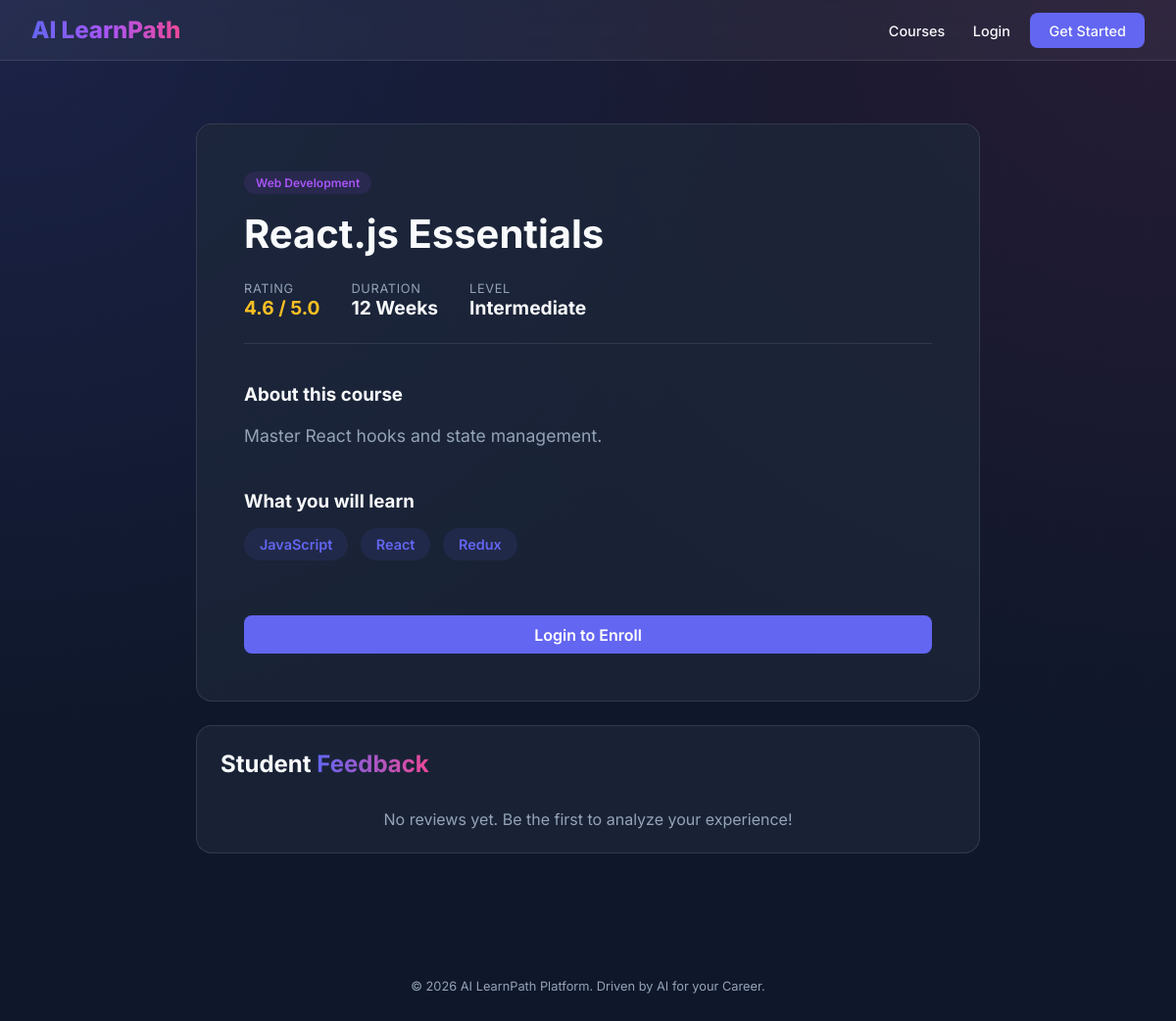
Page /course/4/ on the committed database.
### core/models.py (models this page shows, shortened)
class Course(models.Model):
    title = models.CharField(max_length=200)
    description = models.TextField()
    category = models.CharField(max_length=100)
    skills_taught = models.ManyToManyField(Skill, related_name="courses")
    popularity_score = models.FloatField(default=0.0)
    image_url = models.CharField(max_length=500, blank=True, null=True)

class Skill(models.Model):
    name = models.CharField(max_length=100, unique=True)

### core/views.py (the view, shortened to what this page needs)
# urls.py: path('course/<int:pk>/', core_views.course_detail, name='course_detail'),
def course_detail(request, pk):
    course = get_object_or_404(Course, pk=pk)
    is_enrolled = False
    if request.user.is_authenticated:
        is_enrolled = Enrollment.objects.filter(student=request.user.studentprofile, course=course).exists()
    reviews = course.reviews.all().order_by('-created_at')
    return render(request, 'core/course_detail.html', {'course': course, 'is_enrolled': is_enrolled, 'reviews': reviews})

### templates/core/course_detail.html (shortened to what this page needs)
{% extends 'base.html' %}
{% block content %}
<div style="max-width: 800px; margin: 4rem auto;">
    <div class="card" style="padding: 3rem;">
        <span class="tag" style="background: rgba(168, 85, 247, 0.1); color: #a855f7; margin-bottom: 1rem;">{{ course.category }}</span>
        <h1 style="font-size: 2.5rem; margin-bottom: 1.5rem;">{{ course.title }}</h1>
        <div style="display: flex; gap: 2rem; margin-bottom: 2.5rem; border-bottom: 1px solid var(--glass-border); padding-bottom: 1.5rem;">
            <div>
                <div class="stat-label">Rating</div>
                <div style="color: #fbbf24; font-weight: 700; font-size: 1.2rem;">{{ course.popularity_score }} / 5.0</div>
            </div>
            <div>
                <div class="stat-label">Duration</div>
                <div style="font-weight: 700; font-size: 1.2rem;">12 Weeks</div>
            </div>
            <div>
                <div class="stat-label">Level</div>
                <div style="font-weight: 700; font-size: 1.2rem;">Intermediate</div>
            </div>
        </div>
        <h3 style="margin-bottom: 1rem;">About this course</h3>
        <p style="color: var(--text-muted); line-height: 1.7; font-size: 1.1rem; margin-bottom: 2.5rem;">
            {{ course.description }}
        </p>
        <h3 style="margin-bottom: 1rem;">What you will learn</h3>
        <div style="margin-bottom: 3rem;">
            {% for skill in course.skills_taught.all %}
                <span class="tag" style="font-size: 0.9rem; padding: 0.5rem 1rem;">{{ skill.name }}</span>
            {% endfor %}
        </div>
        {% if user.is_authenticated %}
            {% if is_enrolled %}
                <button class="btn-primary" style="width: 100%; opacity: 0.7; cursor: not-allowed;" disabled>Already Enrolled</button>
            {% else %}
                <a href="{% url 'enroll_course' course.id %}" class="btn-primary" style="width: 100%; display: block; text-align: center; text-decoration: none;">Enroll Now</a>
            {% endif %}
        {% else %}
            <a href="{% url 'login' %}" class="btn-primary" style="width: 100%; display: block; text-align: center; text-decoration: none;">Login to Enroll</a>
        {% endif %}
    </div>
    <div class="card">
        <h2 style="margin-bottom: 2rem;">Student <span class="gradient-text">Feedback</span></h2>
        <div class="reviews">
            {% for review in reviews %}
            <div style="margin-bottom: 2rem; padding: 1rem; background: rgba(255,255,255,0.03); border-radius: 0.5rem;">
                <div style="display: flex; justify-content: space-between; align-items: center; margin-bottom: 0.5rem;">
                    <strong>{{ review.student.user.username }}</strong>
                    <div>
                        <span class="tag" style="background:
                            {% if review.sentiment == 'Positive' %}rgba(34, 197, 94, 0.1){% elif review.sentiment == 'Negative' %}rgba(239, 68, 68, 0.1){% else %}rgba(148, 163, 184, 0.1){% endif %};
                            color: {% if review.sentiment == 'Positive' %}#22c55e{% elif review.sentiment == 'Negative' %}#ef4444{% else %}#94a3b8{% endif %};">
                            AI Sentiment: {{ review.sentiment }}
                        </span>
                        <span style="color: #fbbf24; font-weight: 700; margin-left: 1rem;">{{ review.rating }} ★</span>
                    </div>
                </div>
                <p style="color: var(--text-muted); font-size: 0.95rem;">{{ review.comment }}</p>
                <small style="color: rgba(255,255,255,0.2); font-size: 0.75rem;">{{ review.created_at|date:"M d, Y" }}</small>
            </div>
            {% empty %}
                <p style="color: var(--text-muted); text-align: center;">No reviews yet. Be the first to analyze your experience!</p>
            {% endfor %}
        </div>
    </div>
</div>
{% endblock %}

### static/css/style.css (style rules this page uses)
:root { --primary-color: #6366f1; --primary-hover: #4f46e5; --secondary-color: #ec4899; --bg-dark: #0f172a; --bg-card: rgba(30, 41, 59, 0.7); --text-main: #f8fafc; --text-muted: #94a3b8; --glass-border: rgba(255, 255, 255, 0.1); --glass-bg: rgba(255, 255, 255, 0.05); }
* { margin: 0; padding: 0; box-sizing: border-box; font-family: 'Inter', system-ui, -apple-system, sans-serif; }
body { background: var(--bg-dark); color: var(--text-main); min-height: 100vh; background-image: radial-gradient(at 0% 0%, rgba(99, 102, 241, 0.15) 0px, transparent 50%), radial-gradient(at 100% 0%, rgba(236, 72, 153, 0.1) 0px, transparent 50%); }
.btn-primary { background: var(--primary-color); color: white; padding: 0.6rem 1.2rem; border-radius: 0.5rem; border: none; font-weight: 600; cursor: pointer; transition: transform 0.2s, background 0.2s; }
.card { background: var(--bg-card); backdrop-filter: blur(8px); border: 1px solid var(--glass-border); border-radius: 1rem; padding: 1.5rem; margin-bottom: 1.5rem; transition: transform 0.3s ease; }
.tag { display: inline-block; padding: 0.25rem 0.75rem; border-radius: 9999px; background: rgba(99, 102, 241, 0.1); color: var(--primary-color); font-size: 0.75rem; font-weight: 600; margin-right: 0.5rem; margin-bottom: 0.5rem; }
.stat-label { font-size: 0.8rem; color: var(--text-muted); text-transform: uppercase; letter-spacing: 0.05em; }
.gradient-text { background: linear-gradient(to right, #6366f1, #ec4899); -webkit-background-clip: text; -webkit-text-fill-color: transparent; }

### rows in the picture
Course: category "Web Development", title "React.js Essentials", popularity_score "4.6", description "Master React hooks and state management."
Skill: name "JavaScript"
Skill: name "React"
Skill: name "Redux"
